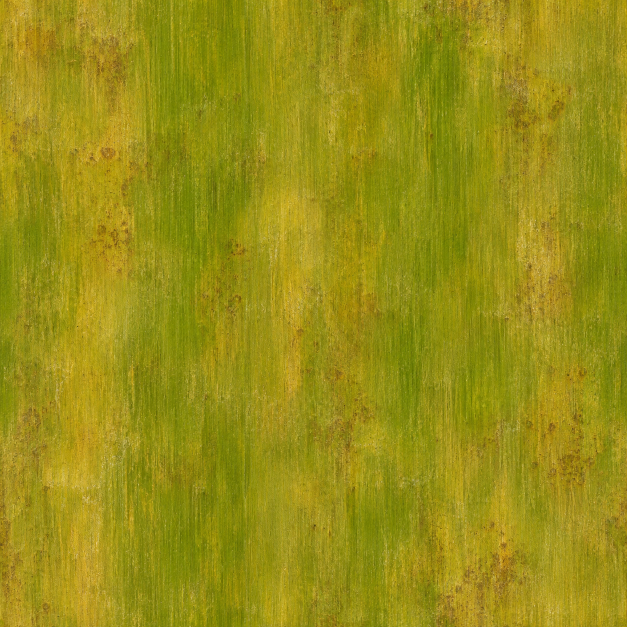
#> input picture wflevels/bamboo_tipper_pond/bamboo-source.png, 1254 x 1254 px (shown at 1/2 size)
$ python ink_post.py ../../../../wflevels/bamboo_tipper_pond/bamboo-source.png ../../../../wflevels/bamboo_tipper_pond/garden-source.png
#> lines starting #> are read from the running program, lines starting #| are printed output that depends on the picture; after the words box and inside, x2 and y2 are one past the last pixel; in counts of white or black regions, pixels touching at a corner belong together
"""Turn the raw shaded + Freestyle render into a hatched ink-and-graphite drawing.

  python3 -I ink_post.py raw.png out.png

Tone becomes hatching: diagonal strokes whose weight follows the shade, a second
cross-stroke layer in the darks, solid ink in the deepest shadow. Bright emitters
(window glow, lamps, numbers, snow) stay paper-white. A thin wash of the original
colour is kept so the red scarves, doors and warm light still read.
"""
import sys
import numpy as np
from PIL import Image, ImageFilter

src, dst = sys.argv[1], sys.argv[2]
im = Image.open(src).convert("RGB")
#> im is the input picture: PIL image 1254x1254 RGB; mean R, G, B 152.4, 143, 21.5
W, H = im.size
#> W = 1254; H = 1254
rgb = np.asarray(im, dtype=np.float32) / 255.0
# denoise the tone map a little before turning it into strokes
blur = np.asarray(im.filter(ImageFilter.GaussianBlur(radius=max(1.0, W / 1100))), dtype=np.float32) / 255.0
LUMA = np.array([0.2126, 0.7152, 0.0722], dtype=np.float32)
lum = blur @ LUMA
lum_raw = rgb @ LUMA

tone = np.clip(1.0 - lum ** 0.8, 0, 1) ** 0.9             # 0 paper .. 1 black, slightly deeper darks
scale = W / 1920.0
#> scale = 0.653
period = 7.0 * scale
#> period = 4.57
yy, xx = np.mgrid[0:H, 0:W].astype(np.float32)
rng = np.random.default_rng(3)
wob = rng.normal(0, 0.18, size=(H // 16 + 2, W // 16 + 2)).astype(np.float32)
wob = np.asarray(Image.fromarray(wob).resize((W, H), Image.BICUBIC))   # slow hand wobble


def strokes(angle, per, t0, t1):
#> called with angle = 0.908, per = 4.57, t0 = 0.12, t1 = 0.62
    c, s = np.cos(angle), np.sin(angle)
#> c = 0.616; s = 0.788
    u = (xx * c + yy * s) / per + wob
    wave = 0.5 + 0.5 * np.cos(2 * np.pi * u)               # 1 on a stroke centre
    w = np.clip((tone - t0) / (t1 - t0), 0, 1)             # stroke weight from tone
    return np.clip((wave - (1.0 - w * 0.95)) * 6.0, 0, 1) * (w > 0)
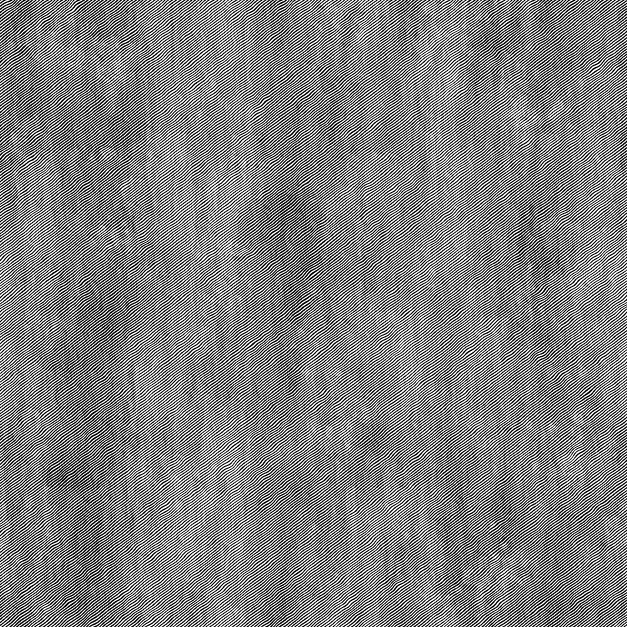
#> returned value: shape (1254, 1254) float32 (shown at 1/2 size); min 0, max 1, mean 0.508


h1 = strokes(np.deg2rad(52), period, 0.12, 0.62)
h2 = strokes(np.deg2rad(-38), period * 1.15, 0.42, 0.85)
fill = np.clip((tone - 0.80) / 0.14, 0, 1)
#> fill: shape (1254, 1254) float32; every value is 0
ink = np.clip(np.maximum.reduce([h1 * 0.9, h2 * 0.9, fill]), 0, 1)
# crisp outlines: the Freestyle lines are near-black in the raw render
line = np.clip((0.07 - lum_raw) / 0.05, 0, 1)
# door numerals: thin dark strokes beside a bright sticker. Kept un-blurred and un-hatched so they stay legible.
near_bright = np.asarray(Image.fromarray((np.clip(lum_raw, 0, 1) * 255).astype(np.uint8)).filter(
    ImageFilter.MaxFilter(2 * max(3, int(round(7 * W / 1920))) + 1)), dtype=np.float32) / 255.0
digits = np.clip((0.55 - lum_raw) / 0.2, 0, 1) * np.clip((near_bright - 0.75) / 0.15, 0, 1)
ink = np.maximum(ink, np.maximum(line, digits))
ink = np.where(digits > 0.5, 1.0, ink)

paper = np.array([0.957, 0.929, 0.862], dtype=np.float32)
pencil = np.array([0.105, 0.098, 0.12], dtype=np.float32)
grain = rng.normal(0, 0.012, size=(H, W, 1)).astype(np.float32)
out = (paper[None, None, :] + grain) * (1 - ink[..., None]) + pencil[None, None, :] * ink[..., None]

# colour wash: keep hue where the original is saturated; lighter wash over bright areas
mx = rgb.max(axis=2); mn = rgb.min(axis=2)
#> after `mx = rgb.max(axis=2)`:
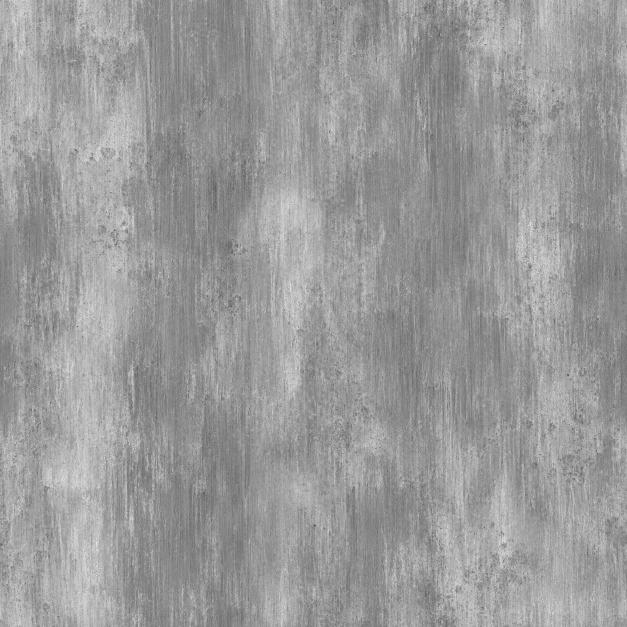
#> mx: shape (1254, 1254) float32 (shown at 1/2 size); min 0.235, max 0.953, mean 0.602
#> after `mn = rgb.min(axis=2)`:
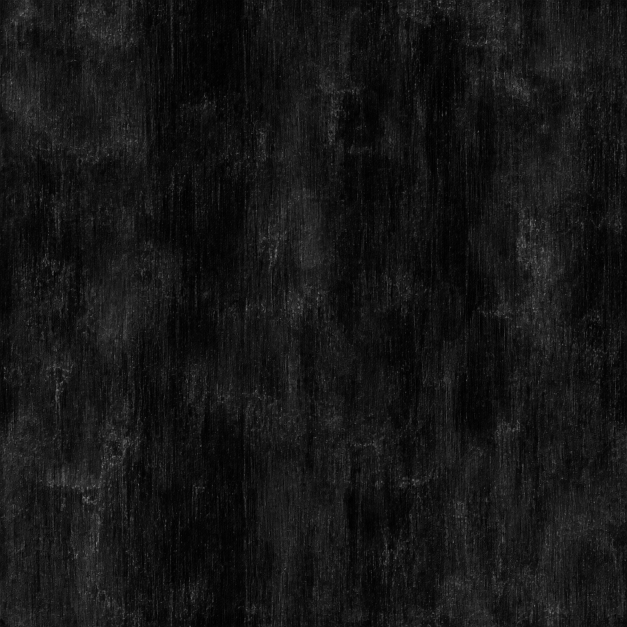
#> mn: shape (1254, 1254) float32 (shown at 1/2 size); min 0, max 0.565, mean 0.0843
sat = np.clip((mx - mn) / np.maximum(mx, 1e-3) * 1.3, 0, 1)[..., None]
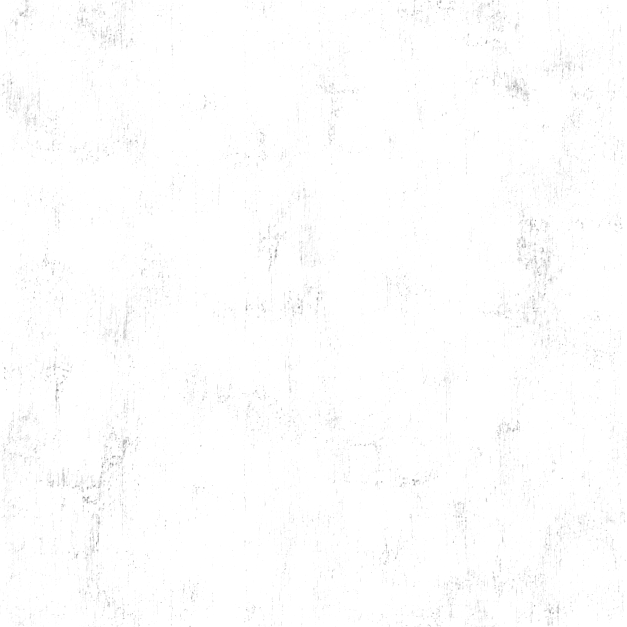
#> sat: shape (1254, 1254, 1) float32 (shown at 1/2 size); min 0.44, max 1, mean 0.995
hue = rgb / np.maximum(mx[..., None], 1e-3)
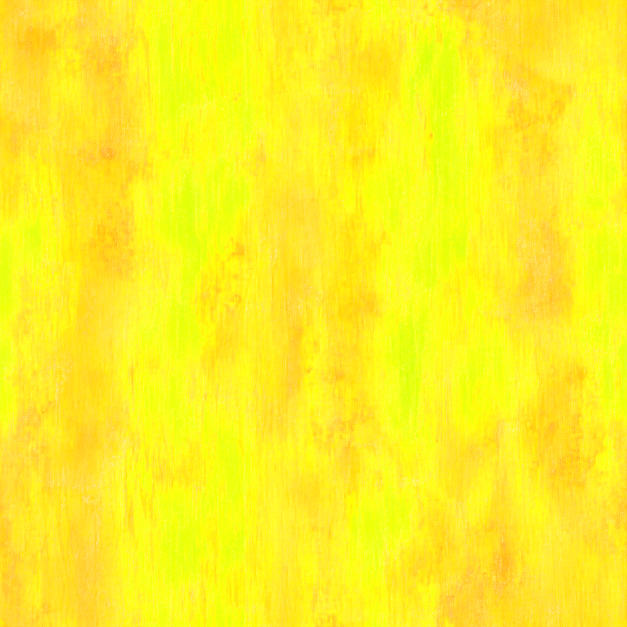
#> hue: shape (1254, 1254, 3) float32 (shown at 1/2 size); mean R, G, B 0.992, 0.936, 0.135
strength = np.where((lum > 0.55)[..., None], 0.45, 0.62)
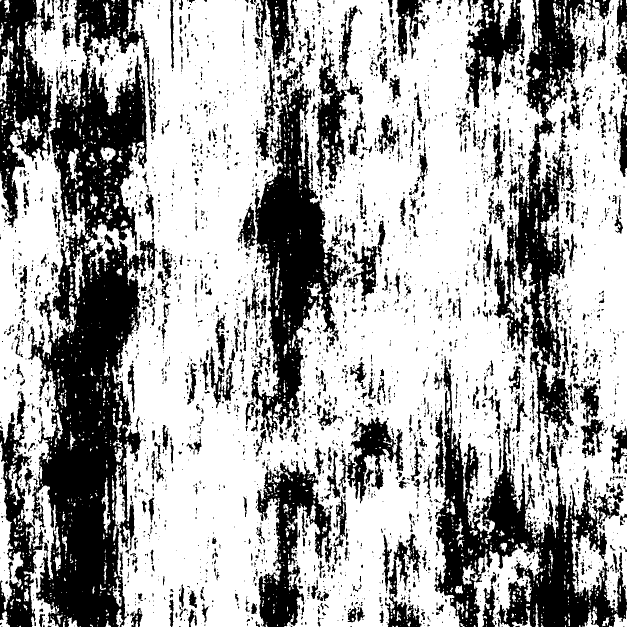
#> strength: shape (1254, 1254, 1) float64 (shown at 1/2 size); values 0.45 (black) and 0.62 (white), 65% white; 3700 black regions (2784 under 20 px), largest, box (x1, y1, x2, y2) and area: (56, 0, 316, 1254) 158643, (867, 712, 1254, 1254) 68357, (473, 138, 702, 887) 55908
out = out * (1.0 + (hue - 1.0) * sat * strength)
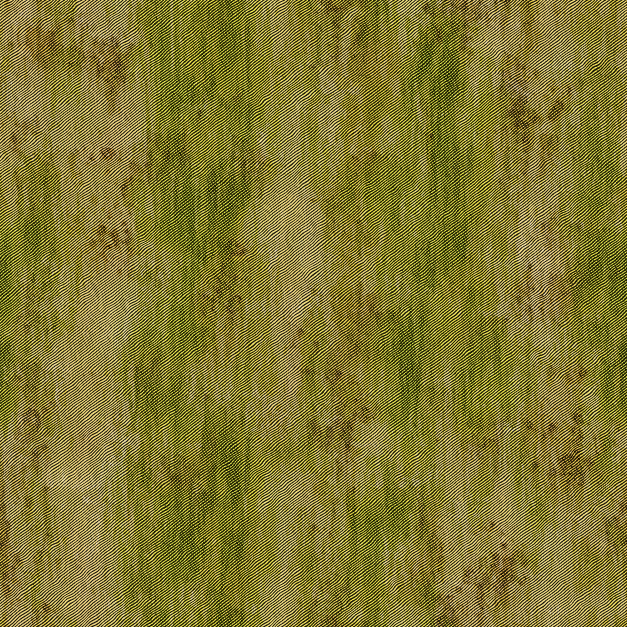
#> out: shape (1254, 1254, 3) float64 (shown at 1/2 size); mean of channels 0, 1, 2 0.551, 0.517, 0.266; drawn with min black and max white

# paper vignette
vy = (yy / H - 0.5) ** 2 + (xx / W - 0.5) ** 2 * 0.6
out = out * (1.0 - 0.18 * np.clip(vy * 2.0, 0, 1))[..., None]
Image.fromarray((np.clip(out, 0, 1) * 255 + 0.5).astype(np.uint8)).save(dst, optimize=True)
print("wrote", dst, W, H)
#| wrote ../../../../wflevels/bamboo_tipper_pond/garden-source.png 1254 1254

$ run again, on wflevels/bamboo_tipper_pond/moss-source.png
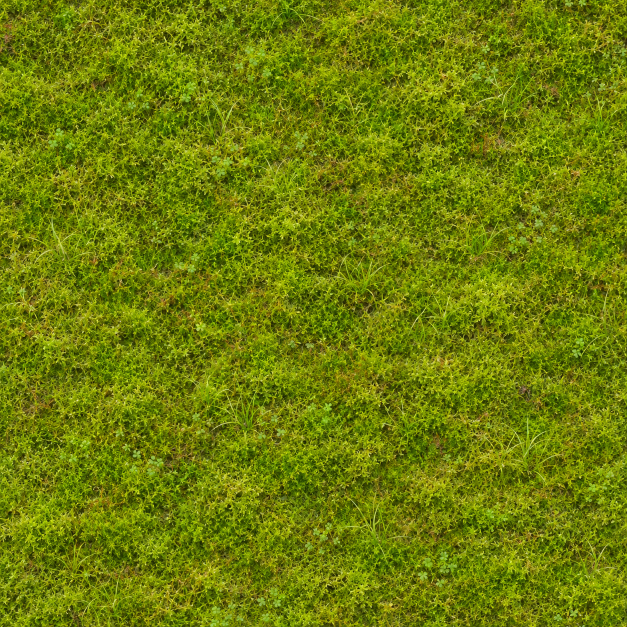
#> input picture wflevels/bamboo_tipper_pond/moss-source.png, 1254 x 1254 px (shown at 1/2 size)
#> im is the input picture: PIL image 1254x1254 RGB; mean R, G, B 109.6, 125.6, 9.7
#> `strength = np.where((lum > 0.55)[..., None], 0.45, 0.62)`:
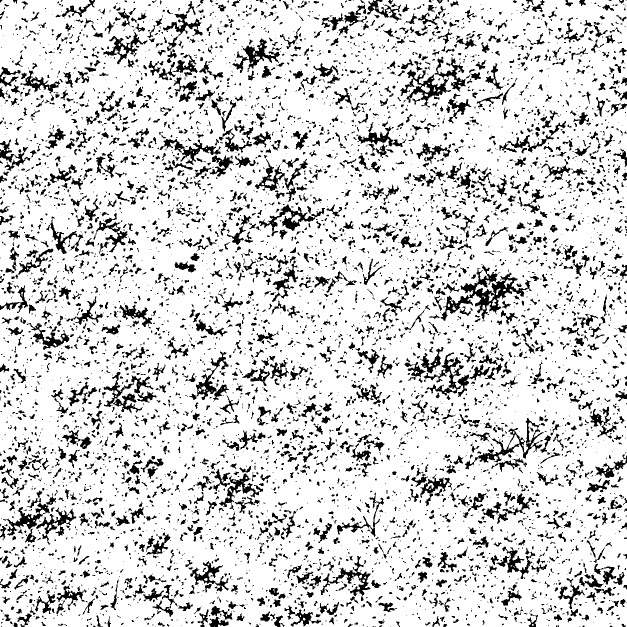
#> strength: shape (1254, 1254, 1) float64 (shown at 1/2 size); values 0.45 (black) and 0.62 (white), 83.9% white; 6263 black regions (4111 under 20 px), largest, box (x1, y1, x2, y2) and area: (881, 530, 1063, 643) 4989, (800, 113, 931, 215) 3530, (847, 705, 981, 794) 2649
#> `out = out * (1.0 + (hue - 1.0) * sat * strength)`:
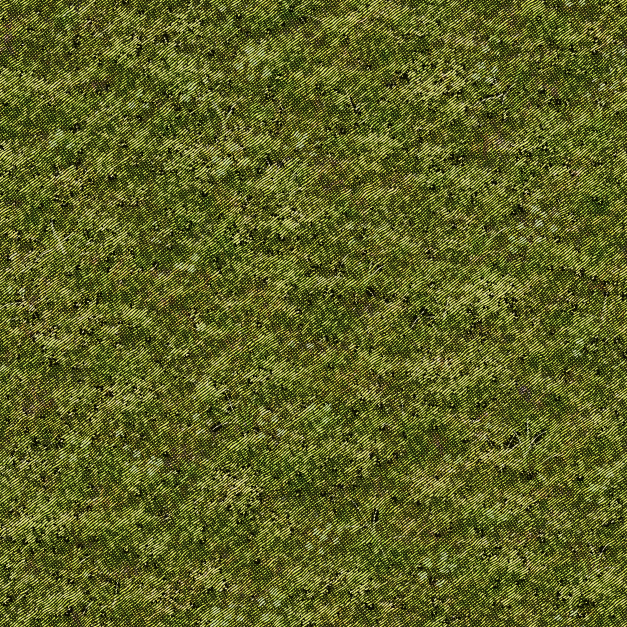
#> out: shape (1254, 1254, 3) float64 (shown at 1/2 size); mean of channels 0, 1, 2 0.392, 0.408, 0.184; drawn with min black and max white
#| wrote ../../../../wflevels/bamboo_tipper_pond/moss-source.png 1254 1254
